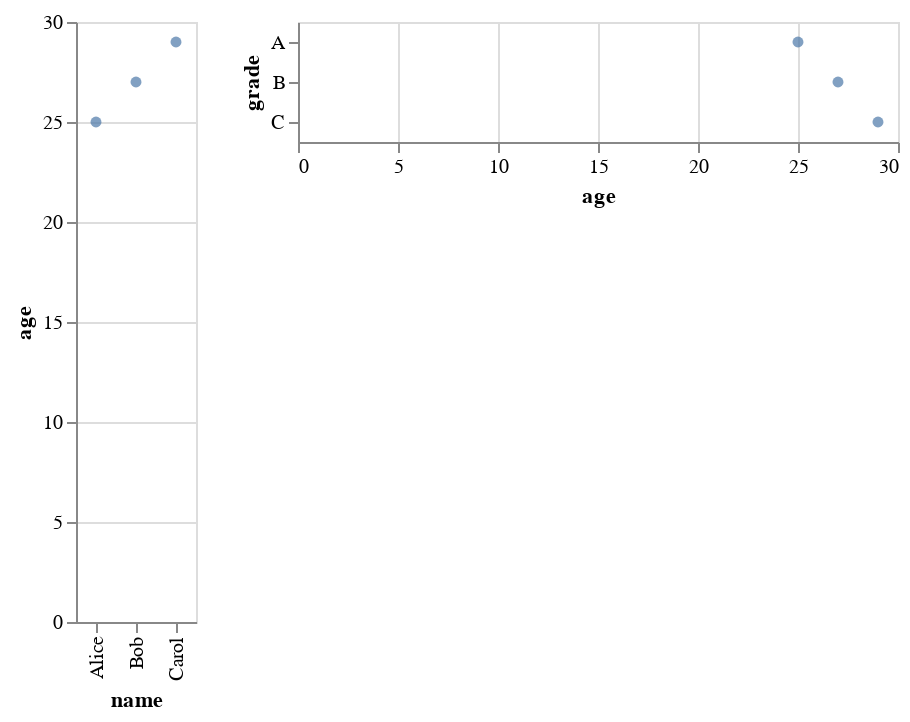

The cell this chart's notebook holds for it:
### Markdown cell above
Note - code didn't work

### Code cell
left_chart = alt.Chart(df).mark_circle().encode(
    x='name',
    y='age'
)

right_chart = alt.Chart(df).mark_circle().encode(
    x='age',
    y='grade'
)

(left_chart | right_chart)

### Figure 1 — Vega-Lite specification as saved in the notebook (floating-point values rounded to 4 significant figures)
{"config": {"view": {"continuousWidth": 300, "continuousHeight": 300}}, "hconcat": [{"mark": {"type": "circle"}, "encoding": {"x": {"field": "name", "type": "nominal"}, "y": {"field": "age", "type": "quantitative"}}}, {"mark": {"type": "circle"}, "encoding": {"x": {"field": "age", "type": "quantitative"}, "y": {"field": "grade", "type": "nominal"}}}], "data": {"name": "data-5b0904a982ec7c7c0c0aee77ecfc075f"}, "$schema": "https://vega.github.io/schema/vega-lite/v5.16.3.json", "datasets": {"data-5b0904a982ec7c7c0c0aee77ecfc075f": [{"name": "Alice", "age": 25, "grade": "A"}, {"name": "Bob", "age": 27, "grade": "B"}, {"name": "Carol", "age": 29, "grade": "C"}]}}
